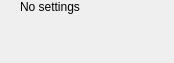
<?xml version="1.0" encoding="UTF-8"?>
<ui version="4.0">
 <class>ImageEffectInvert</class>
 <widget class="SectionContainer" name="ImageEffectInvert">
  <property name="geometry">
   <rect>
    <x>0</x>
    <y>0</y>
    <width>174</width>
    <height>63</height>
   </rect>
  </property>
  <property name="windowTitle">
   <string>Form</string>
  </property>
  <widget class="QWidget" name="page">
   <layout class="QGridLayout" name="gridLayout">
    <item row="0" column="0">
     <spacer name="horizontalSpacer">
      <property name="orientation">
       <enum>Qt::Horizontal</enum>
      </property>
      <property name="sizeType">
       <enum>QSizePolicy::Fixed</enum>
      </property>
      <property name="sizeHint" stdset="0">
       <size>
        <width>20</width>
        <height>0</height>
       </size>
      </property>
     </spacer>
    </item>
    <item row="0" column="1">
     <widget class="QLabel" name="label">
      <property name="text">
       <string>No settings</string>
      </property>
     </widget>
    </item>
   </layout>
  </widget>
 </widget>
 <customwidgets>
  <customwidget>
   <class>SectionContainer</class>
   <extends>QWidget</extends>
   <header>section_container/section_container.h</header>
   <addpagemethod>addPage</addpagemethod>
   <container>1</container>
  </customwidget>
 </customwidgets>
 <resources/>
 <connections/>
</ui>
